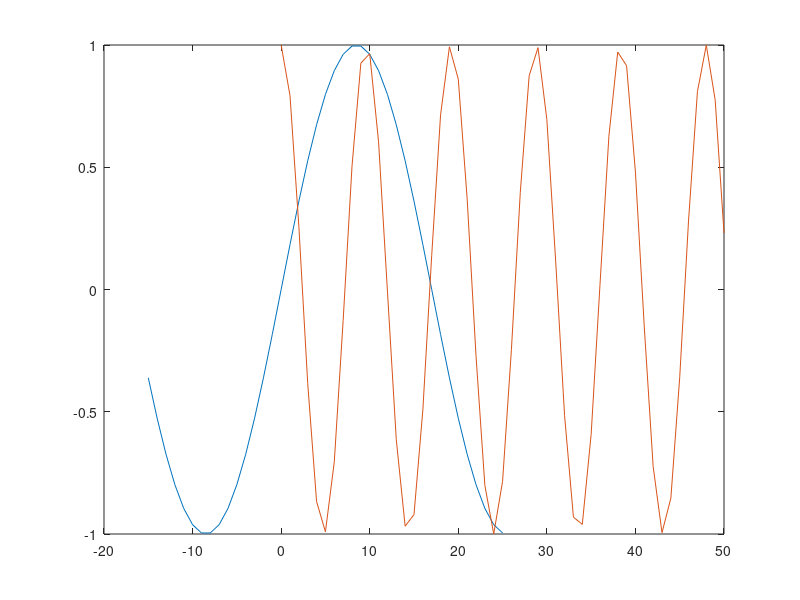
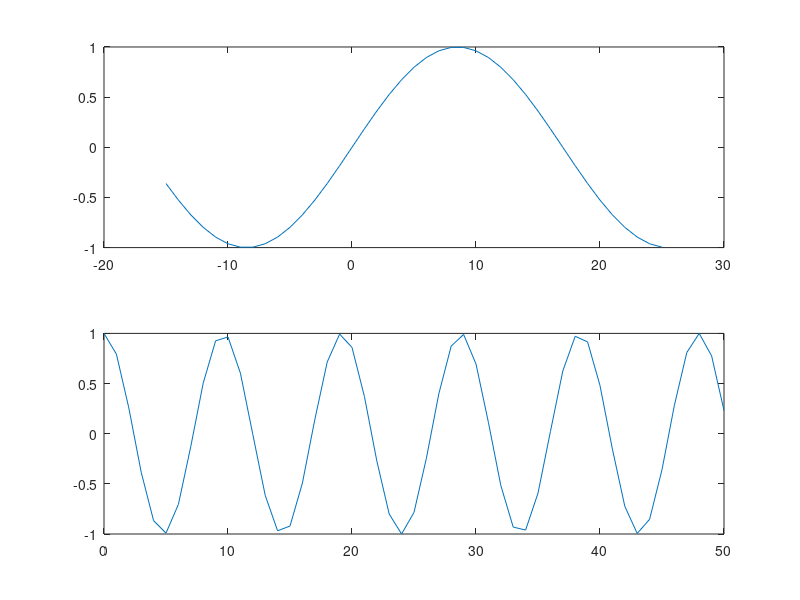

The MATLAB script that drew these images, in order:
%c)

n1 = -15:25
n2 = 0:50

x1 = sin(n1*pi/17)
x2 = cos(n2*pi/sqrt(23))

figure(1)
plot(n1,x1,n2,x2)

figure(2)
subplot(2,1,1)
plot(n1,x1)

subplot(2,1,2)
plot(n2,x2)